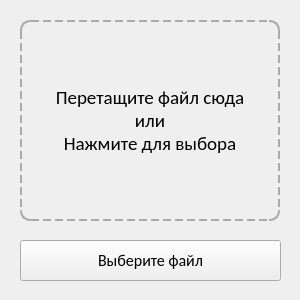
<?xml version="1.0" encoding="UTF-8"?>
<ui version="4.0">
 <class>Parser</class>
 <widget class="QWidget" name="Parser">
  <property name="geometry">
   <rect>
    <x>0</x>
    <y>0</y>
    <width>300</width>
    <height>300</height>
   </rect>
  </property>
  <property name="font">
   <font>
    <family>Arial</family>
   </font>
  </property>
  <property name="windowTitle">
   <string>Parser</string>
  </property>
  <widget class="QLabel" name="labelDrop">
   <property name="geometry">
    <rect>
     <x>20</x>
     <y>20</y>
     <width>260</width>
     <height>201</height>
    </rect>
   </property>
   <property name="font">
    <font>
     <family>Calibri</family>
     <pointsize>14</pointsize>
    </font>
   </property>
   <property name="styleSheet">
    <string notr="true">QWidget {
                border: 2px dashed #aaa;
                border-radius: 10px;
            }
            QWidget:hover {
                border-color: #777;
            }</string>
   </property>
   <property name="text">
    <string>Перетащите файл сюда
или
Нажмите для выбора</string>
   </property>
   <property name="alignment">
    <set>Qt::AlignCenter</set>
   </property>
  </widget>
  <widget class="QPushButton" name="pushButton">
   <property name="geometry">
    <rect>
     <x>20</x>
     <y>240</y>
     <width>261</width>
     <height>41</height>
    </rect>
   </property>
   <property name="font">
    <font>
     <family>Calibri</family>
     <pointsize>12</pointsize>
    </font>
   </property>
   <property name="text">
    <string>Выберите файл</string>
   </property>
  </widget>
 </widget>
 <resources/>
 <connections/>
</ui>
